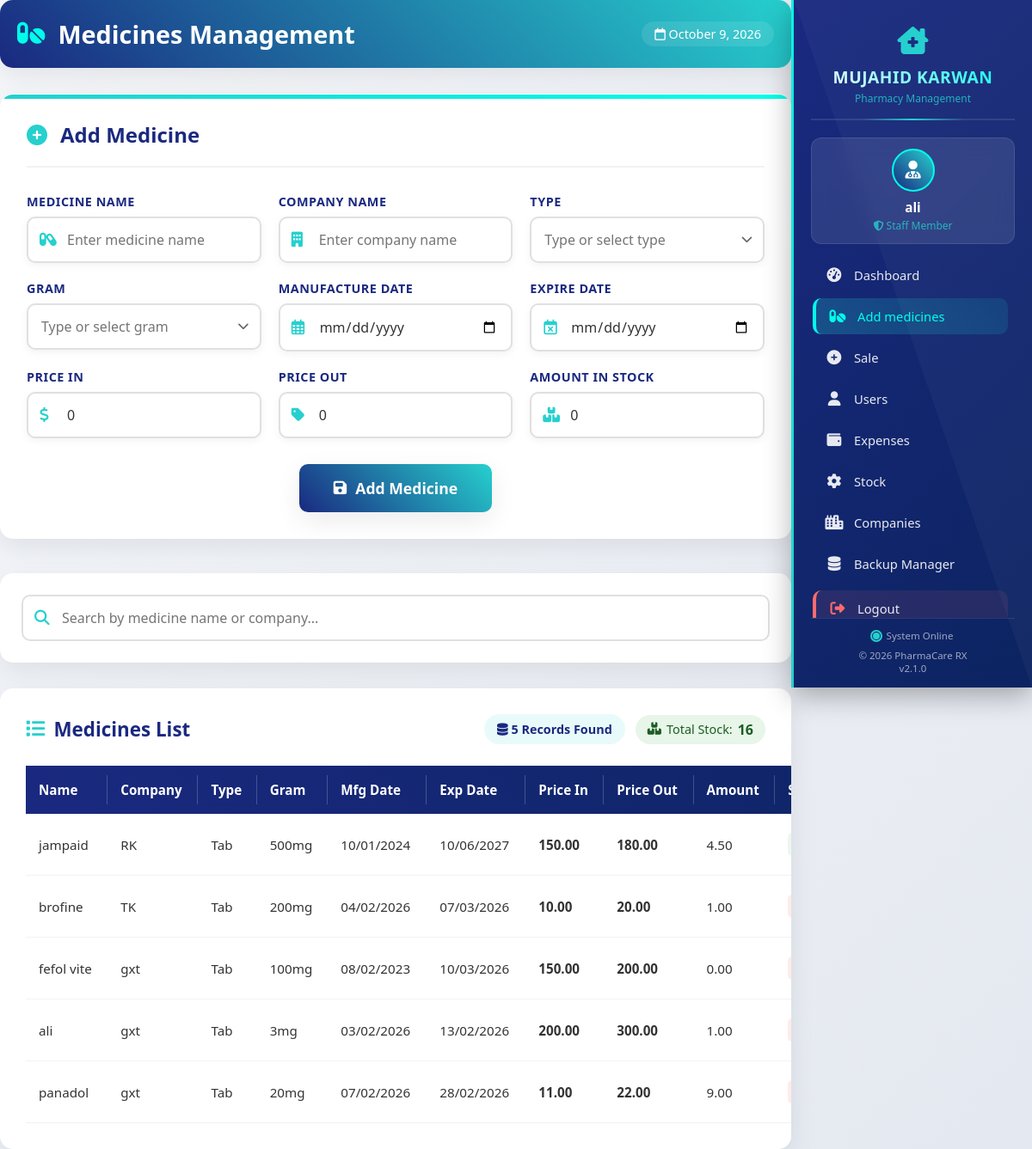
The page /medicines.php (signed in) on the database its author committed.
### tables this page shows
CREATE TABLE `medicines` (
  `id` int(11) NOT NULL AUTO_INCREMENT,
  `name` varchar(150) NOT NULL,
  `company_name` varchar(150) NOT NULL,
  `type` varchar(100) NOT NULL,
  `gram` varchar(50) NOT NULL,
  `manufacture_date` date NOT NULL,
  `expire_date` date NOT NULL,
  `price_in` decimal(10,2) NOT NULL,
  `price_out` decimal(10,2) NOT NULL,
  `amount` decimal(10,2) NOT NULL DEFAULT 0.00,
  PRIMARY KEY (`id`)
);

### medicines.php (the view, shortened to what this page needs)
<?php
require_once 'db.php';
$name = $company_name = $type = $gram = "";
$manufacture_date = $expire_date = "";
$price_in = $price_out = 0;
$amount = 0;
$action = "Add";
$search = isset($_GET['search']) ? trim($_GET['search']) : '';
if (!empty($search)) {
    $query = "SELECT * FROM medicines WHERE name LIKE ? OR company_name LIKE ? ORDER BY id DESC";
    $stmt = $conn->prepare($query);
    $search_param = "%$search%";
    $stmt->bind_param("ss", $search_param, $search_param);
} else {
    $query = "SELECT * FROM medicines ORDER BY id DESC";
    $stmt = $conn->prepare($query);
}
$stmt->execute();
$result = $stmt->get_result();
$total_count = $result->num_rows;
$total_stock = 0;
$result->data_seek(0);
while ($stock_row = $result->fetch_assoc()) {
    $total_stock += floatval($stock_row['amount']);
}
$result->data_seek(0);
?>
<!DOCTYPE html>
<html lang="en">
<head>
    <link rel="stylesheet" href="https://cdnjs.cloudflare.com/ajax/libs/font-awesome/6.4.0/css/all.min.css">
    <link rel="stylesheet" href="s.css">
</head>
<body>
    <?php include 'sidebar.php'; ?>
    <div class="main-content">
        <div class="page-header">
            <h1>
                <i class="fas fa-pills"></i>
                Medicines Management
            </h1>
            <div class="today">
                <i class="far fa-calendar"></i>
                <?php echo date('F j, Y'); ?>
            </div>
        </div>
        <div class="form-container">
            <div class="form-header">
                <i class="fas fa-plus-circle"></i>
                <h2><?php echo $action; ?> Medicine</h2>
            </div>
            <form method="POST" action="" id="medicineForm">
                <div class="form-grid">
                    <div class="form-group">
                        <label class="form-label">Medicine Name</label>
                        <div class="form-input-group">
                            <i class="fas fa-capsules"></i>
                            <input type="text" name="name" class="form-input"
                                   value="<?php echo htmlspecialchars($name); ?>"
                                   placeholder="Enter medicine name" required>
                        </div>
                    </div>
                    <div class="form-group">
                        <label class="form-label">Company Name</label>
                        <div class="form-input-group">
                            <i class="fas fa-building"></i>
                            <input type="text" name="company_name" class="form-input"
                                   value="<?php echo htmlspecialchars($company_name); ?>"
                                   placeholder="Enter company name" required>
                        </div>
                    </div>
                    <div class="form-group combo-group">
                        <label class="form-label">Type</label>
                        <div class="combo-wrap">
                            <input type="text" name="type" id="typeInput" class="form-input combo-input"
                                   value="<?php echo htmlspecialchars($type); ?>"
                                   placeholder="Type or select type" autocomplete="off" required>
                            <button type="button" class="combo-toggle" id="typeToggle" tabindex="-1">
                                <i class="fas fa-chevron-down"></i>
                            </button>
                        </div>
                    </div>
                    <div class="form-group combo-group">
                        <label class="form-label">Gram</label>
                        <div class="combo-wrap">
                            <input type="text" name="gram" id="gramInput" class="form-input combo-input"
                                   value="<?php echo htmlspecialchars($gram); ?>"
                                   placeholder="Type or select gram" autocomplete="off" required>
                            <button type="button" class="combo-toggle" id="gramToggle" tabindex="-1">
                                <i class="fas fa-chevron-down"></i>
                            </button>
                        </div>
                    </div>
                    <div class="form-group">
                        <label class="form-label">Manufacture Date</label>
                        <div class="form-input-group">
                            <i class="far fa-calendar-alt"></i>
                            <input type="date" name="manufacture_date" class="form-input"
                                   value="<?php echo $manufacture_date; ?>" required>
                        </div>
                    </div>
                    <div class="form-group">
                        <label class="form-label">Expire Date</label>
                        <div class="form-input-group">
                            <i class="far fa-calendar-times"></i>
                            <input type="date" name="expire_date" class="form-input"
                                   value="<?php echo $expire_date; ?>" required>
                        </div>
                    </div>
                    <div class="form-group">
                        <label class="form-label">Price In</label>
                        <div class="form-input-group">
                            <i class="fas fa-dollar-sign"></i>
                            <input type="number" step="0.01" name="price_in" class="form-input"
                                   value="<?php echo $price_in; ?>" placeholder="0.00" required>
                        </div>
                    </div>
                    <div class="form-group">
                        <label class="form-label">Price Out</label>
                        <div class="form-input-group">
                            <i class="fas fa-tag"></i>
                            <input type="number" step="0.01" name="price_out" class="form-input"
                                   value="<?php echo $price_out; ?>" placeholder="0.00" required>
                        </div>
                    </div>
                    <div class="form-group">
    <label class="form-label">Amount in Stock</label>
    <div class="form-input-group">
        <i class="fas fa-boxes"></i>
        <input type="number" name="amount" class="form-input"
               value="<?php echo $amount; ?>" placeholder="0"
               min="0" step="any" required>
    </div>
</div>
                </div>
                <button type="submit" class="submit-btn">
                    <i class="fas fa-save"></i>
                    <?php echo $action; ?> Medicine
                </button>
            </form>
        </div>
        <div class="search-section">
            <form method="GET" action="" id="searchForm" class="search-form">
                <div class="form-input-group search-box">
                    <i class="fas fa-search search-icon"></i>
                    <input type="text" name="search" id="searchInput" class="search-input"
                           placeholder="Search by medicine name or company..."
                           value="<?php echo htmlspecialchars($search); ?>">
                </div>
            </form>
        </div>
        <div class="table-container">
            <div class="table-header">
                <h3>
                    <i class="fas fa-list"></i>
                    Medicines List
                </h3>
                <div class="table-header-stats">
                    <div class="records-count">
                        <i class="fas fa-database"></i>
                        <?php echo $total_count; ?> Records Found
                    </div>
                    <div class="total-stock">
                        <i class="fas fa-boxes"></i>
                        Total Stock: <strong><?php echo number_format($total_stock, 0); ?></strong>
                    </div>
                </div>
            </div>
            <?php if ($total_count > 0): ?>
            <div class="table-responsive">
                <table class="medicines-table">
                    <thead>
                        <tr>
                            <th>Name</th>
                            <th>Company</th>
                            <th>Type</th>
                            <th>Gram</th>
                            <th>Mfg Date</th>
                            <th>Exp Date</th>
                            <th>Price In</th>
                            <th>Price Out</th>
                            <th>Amount</th>
                            <th>Status</th>
                        </tr>
                    </thead>
                    <tbody>
                        <?php while($row = $result->fetch_assoc()):
                            $expired = strtotime($row['expire_date']) < time();
                            $low_stock = $row['amount'] <=2;
                            $status_class = $expired ? 'expired' : ($low_stock ? 'low-stock' : 'in-stock');
                        ?>
                        <tr>
                            <td><?php echo htmlspecialchars($row['name']); ?></td>
                            <td><?php echo htmlspecialchars($row['company_name']); ?></td>
                            <td><?php echo $row['type']; ?></td>
                            <td><?php echo $row['gram']; ?></td>
                            <td><?php echo date('d/m/Y', strtotime($row['manufacture_date'])); ?></td>
                            <td><?php echo date('d/m/Y', strtotime($row['expire_date'])); ?></td>
                            <td class="price-in"><?php echo number_format($row['price_in'], 2); ?></td>
                            <td class="price-out"><?php echo number_format($row['price_out'], 2); ?></td>
                            <td><?php echo $row['amount']; ?></td>
                            <td>
                                <span class="<?php echo $status_class; ?>">
                                </span>
                            </td>
                        </tr>
                        <?php endwhile; ?>
                    </tbody>
                </table>
            </div>
            <?php endif; ?>
        </div>
    </div>
</body>
</html>

### medicines.php (style rules this page uses)
.today { background: rgba(255, 255, 255, 0.1); padding: 5px 15px; border-radius: 20px; font-size: 0.9rem; margin-left: auto; }
.table-header-stats { display: flex; align-items: center; gap: 12px; margin-left: auto; }
.total-stock { background: #e8f5e9; color: #1b5e20; padding: 6px 14px; border-radius: 20px; font-size: 0.9rem; display: flex; align-items: center; gap: 6px; white-space: nowrap; }
.total-stock strong { font-size: 1rem; }
.combo-group { position: relative; }
.combo-wrap { position: relative; display: flex; align-items: center; }
.combo-wrap .combo-input { width: 100%; padding-right: 38px; }
.combo-toggle { position: absolute; right: 6px; top: 50%; transform: translateY(-50%); background: transparent; border: none; color: #666; cursor: pointer; padding: 6px 8px; line-height: 1; }

### sidebar.php (style rules this page uses)
:root { --sidebar-primary: #1a2980; --sidebar-secondary: #26d0ce; --sidebar-accent: #00ffea; --sidebar-text: #ffffff; --sidebar-shadow: 0 10px 30px rgba(0, 0, 0, 0.3); --sidebar-transition: all 0.4s cubic-bezier(0.175, 0.885, 0.32, 1.275); }
.main-content { transition: margin-right 0.5s cubic-bezier(0.175, 0.885, 0.32, 1.275); }
@media (min-width: 769px) { .main-content { margin-right: 280px; } }

### rows shown on the page
medicines: name "jampaid", company_name "RK", type "Tab", gram "500mg", manufacture_date "10/01/2024", expire_date "10/06/2027", price_in "150.00", price_out "180.00", amount "4.50"
medicines: name "brofine", company_name "TK", type "Tab", gram "200mg", manufacture_date "04/02/2026", expire_date "07/03/2026", price_in "10.00", price_out "20.00", amount "1.00"
medicines: name "fefol vite", company_name "gxt", type "Tab", gram "100mg", manufacture_date "08/02/2023", expire_date "10/03/2026", price_in "150.00", price_out "200.00", amount "0.00"
medicines: name "ali", company_name "gxt", type "Tab", gram "3mg", manufacture_date "03/02/2026", expire_date "13/02/2026", price_in "200.00", price_out "300.00", amount "1.00"
medicines: name "panadol", company_name "gxt", type "Tab", gram "20mg", manufacture_date "07/02/2026", expire_date "28/02/2026", price_in "11.00", price_out "22.00", amount "9.00"

### other values the page prints
$current_user "ali"
$action "Add"
$total_count "5"
$total_stock "16"
